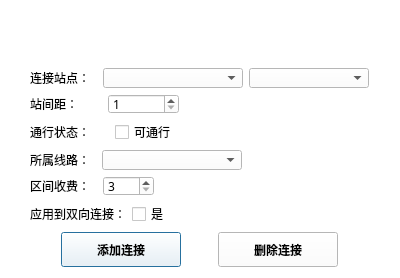
<?xml version="1.0" encoding="UTF-8"?>
<ui version="4.0">
 <class>AddIntersite</class>
 <widget class="QDialog" name="AddIntersite">
  <property name="geometry">
   <rect>
    <x>0</x>
    <y>0</y>
    <width>400</width>
    <height>278</height>
   </rect>
  </property>
  <property name="minimumSize">
   <size>
    <width>400</width>
    <height>278</height>
   </size>
  </property>
  <property name="maximumSize">
   <size>
    <width>400</width>
    <height>278</height>
   </size>
  </property>
  <property name="font">
   <font>
    <family>微软雅黑</family>
   </font>
  </property>
  <property name="windowTitle">
   <string>Dialog</string>
  </property>
  <property name="styleSheet">
   <string notr="true">background-color: rgb(255, 255, 255);</string>
  </property>
  <layout class="QGridLayout" name="gridLayout_2">
   <item row="0" column="0">
    <layout class="QVBoxLayout" name="verticalLayout_4">
     <item>
      <layout class="QHBoxLayout" name="horizontalLayout_8">
       <item>
        <widget class="QLabel" name="linkSta_2">
         <property name="font">
          <font>
           <family>微软雅黑</family>
           <pointsize>10</pointsize>
           <weight>75</weight>
           <bold>true</bold>
          </font>
         </property>
         <property name="text">
          <string/>
         </property>
        </widget>
       </item>
      </layout>
     </item>
     <item>
      <layout class="QHBoxLayout" name="horizontalLayout">
       <item>
        <widget class="QLabel" name="linkSta_1">
         <property name="font">
          <font>
           <family>微软雅黑</family>
          </font>
         </property>
         <property name="text">
          <string>连接站点：</string>
         </property>
        </widget>
       </item>
       <item>
        <widget class="QComboBox" name="line">
         <property name="minimumSize">
          <size>
           <width>140</width>
           <height>20</height>
          </size>
         </property>
         <property name="maximumSize">
          <size>
           <width>140</width>
           <height>20</height>
          </size>
         </property>
         <property name="font">
          <font>
           <family>微软雅黑</family>
          </font>
         </property>
        </widget>
       </item>
       <item>
        <widget class="QComboBox" name="station">
         <property name="minimumSize">
          <size>
           <width>120</width>
           <height>20</height>
          </size>
         </property>
         <property name="maximumSize">
          <size>
           <width>120</width>
           <height>20</height>
          </size>
         </property>
         <property name="font">
          <font>
           <family>微软雅黑</family>
          </font>
         </property>
        </widget>
       </item>
      </layout>
     </item>
     <item>
      <layout class="QHBoxLayout" name="horizontalLayout_2">
       <property name="rightMargin">
        <number>0</number>
       </property>
       <item>
        <widget class="QLabel" name="distanceLabel">
         <property name="font">
          <font>
           <family>微软雅黑</family>
          </font>
         </property>
         <property name="text">
          <string>站间距：</string>
         </property>
        </widget>
       </item>
       <item>
        <widget class="QSpinBox" name="distance">
         <property name="minimumSize">
          <size>
           <width>70</width>
           <height>20</height>
          </size>
         </property>
         <property name="maximumSize">
          <size>
           <width>79</width>
           <height>20</height>
          </size>
         </property>
         <property name="font">
          <font>
           <family>微软雅黑</family>
          </font>
         </property>
         <property name="minimum">
          <number>1</number>
         </property>
         <property name="maximum">
          <number>99999</number>
         </property>
        </widget>
       </item>
       <item>
        <layout class="QVBoxLayout" name="verticalLayout">
         <property name="rightMargin">
          <number>190</number>
         </property>
        </layout>
       </item>
      </layout>
     </item>
     <item>
      <layout class="QHBoxLayout" name="horizontalLayout_3">
       <property name="rightMargin">
        <number>0</number>
       </property>
       <item>
        <widget class="QLabel" name="label_3">
         <property name="font">
          <font>
           <family>微软雅黑</family>
          </font>
         </property>
         <property name="text">
          <string>通行状态：</string>
         </property>
        </widget>
       </item>
       <item>
        <widget class="QCheckBox" name="passable">
         <property name="font">
          <font>
           <family>微软雅黑</family>
          </font>
         </property>
         <property name="text">
          <string>可通行</string>
         </property>
        </widget>
       </item>
       <item>
        <layout class="QVBoxLayout" name="verticalLayout_2">
         <property name="rightMargin">
          <number>175</number>
         </property>
        </layout>
       </item>
      </layout>
     </item>
     <item>
      <layout class="QHBoxLayout" name="horizontalLayout_7">
       <item>
        <widget class="QLabel" name="linkLineLabel">
         <property name="font">
          <font>
           <family>微软雅黑</family>
          </font>
         </property>
         <property name="text">
          <string>所属线路：</string>
         </property>
        </widget>
       </item>
       <item>
        <widget class="QComboBox" name="linkLine">
         <property name="minimumSize">
          <size>
           <width>140</width>
           <height>20</height>
          </size>
         </property>
         <property name="maximumSize">
          <size>
           <width>140</width>
           <height>20</height>
          </size>
         </property>
         <property name="font">
          <font>
           <family>微软雅黑</family>
          </font>
         </property>
        </widget>
       </item>
       <item>
        <layout class="QVBoxLayout" name="verticalLayout_8">
         <property name="rightMargin">
          <number>127</number>
         </property>
        </layout>
       </item>
      </layout>
     </item>
     <item>
      <layout class="QHBoxLayout" name="horizontalLayout_4">
       <property name="leftMargin">
        <number>0</number>
       </property>
       <property name="rightMargin">
        <number>0</number>
       </property>
       <item>
        <widget class="QLabel" name="chargesLabel">
         <property name="font">
          <font>
           <family>微软雅黑</family>
          </font>
         </property>
         <property name="text">
          <string>区间收费：</string>
         </property>
        </widget>
       </item>
       <item>
        <widget class="QSpinBox" name="charges">
         <property name="minimumSize">
          <size>
           <width>51</width>
           <height>20</height>
          </size>
         </property>
         <property name="maximumSize">
          <size>
           <width>51</width>
           <height>20</height>
          </size>
         </property>
         <property name="font">
          <font>
           <family>微软雅黑</family>
          </font>
         </property>
         <property name="minimum">
          <number>3</number>
         </property>
        </widget>
       </item>
       <item>
        <layout class="QVBoxLayout" name="verticalLayout_3">
         <property name="rightMargin">
          <number>215</number>
         </property>
        </layout>
       </item>
      </layout>
     </item>
     <item>
      <layout class="QHBoxLayout" name="horizontalLayout_6">
       <property name="rightMargin">
        <number>0</number>
       </property>
       <item>
        <widget class="QLabel" name="bothwayLabel">
         <property name="font">
          <font>
           <family>微软雅黑</family>
          </font>
         </property>
         <property name="text">
          <string>应用到双向连接：</string>
         </property>
        </widget>
       </item>
       <item>
        <widget class="QCheckBox" name="bothway">
         <property name="font">
          <font>
           <family>微软雅黑</family>
          </font>
         </property>
         <property name="text">
          <string>是</string>
         </property>
        </widget>
       </item>
       <item>
        <layout class="QVBoxLayout" name="verticalLayout_7">
         <property name="rightMargin">
          <number>200</number>
         </property>
        </layout>
       </item>
      </layout>
     </item>
     <item>
      <layout class="QHBoxLayout" name="horizontalLayout_5">
       <item>
        <widget class="QPushButton" name="addIntersite">
         <property name="minimumSize">
          <size>
           <width>120</width>
           <height>35</height>
          </size>
         </property>
         <property name="maximumSize">
          <size>
           <width>120</width>
           <height>35</height>
          </size>
         </property>
         <property name="font">
          <font>
           <family>微软雅黑</family>
           <weight>75</weight>
           <bold>true</bold>
          </font>
         </property>
         <property name="text">
          <string>添加连接</string>
         </property>
         <property name="icon">
          <iconset resource="resource.qrc">
           <normaloff>:/icon/icon/add.png</normaloff>:/icon/icon/add.png</iconset>
         </property>
        </widget>
       </item>
       <item>
        <widget class="QPushButton" name="deleteIntersite">
         <property name="minimumSize">
          <size>
           <width>120</width>
           <height>35</height>
          </size>
         </property>
         <property name="maximumSize">
          <size>
           <width>120</width>
           <height>35</height>
          </size>
         </property>
         <property name="font">
          <font>
           <family>微软雅黑</family>
           <weight>75</weight>
           <bold>true</bold>
          </font>
         </property>
         <property name="text">
          <string>删除连接</string>
         </property>
         <property name="icon">
          <iconset resource="resource.qrc">
           <normaloff>:/icon/icon/delete.png</normaloff>:/icon/icon/delete.png</iconset>
         </property>
        </widget>
       </item>
      </layout>
     </item>
    </layout>
   </item>
  </layout>
 </widget>
 <resources>
  <include location="resource.qrc"/>
 </resources>
 <connections/>
</ui>
